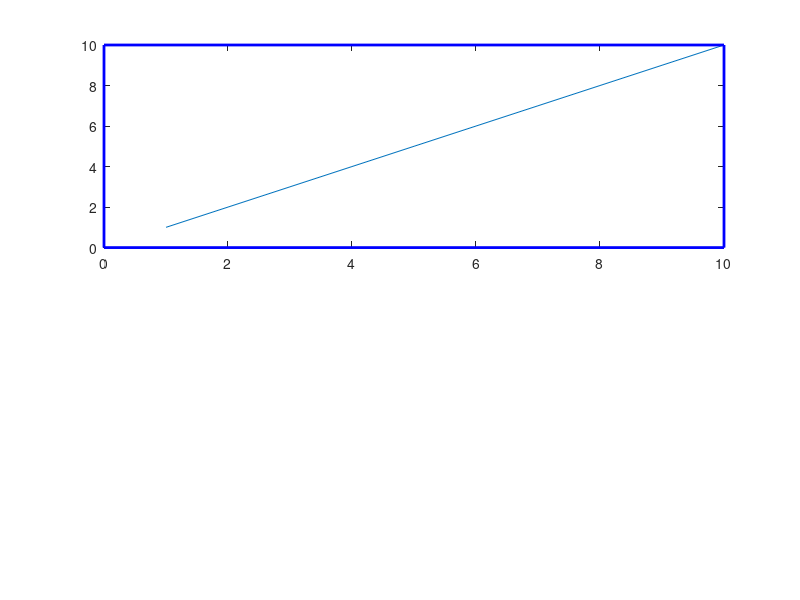

MATLAB code for this plot:
function test
    subplot(2,1,1)
    plot(1:10)
    markMovie()
end

function markMovie()
    xlims = xlim;
    ylims = ylim;
    x_min = xlims(1);
    x_max = xlims(2);
    y_min = ylims(1);
    y_max = ylims(2);
    width = x_max - x_min;
    height = y_max - y_min;
    offset = 0;
    rectangle('Position', [x_min - offset, y_min - offset, ...
        width + 2*offset height + 3*offset], 'clipping', 'off', 'edgecolor', 'b', 'linewidth', 2);
    ylim(ylims);
    xlim(xlims);
end